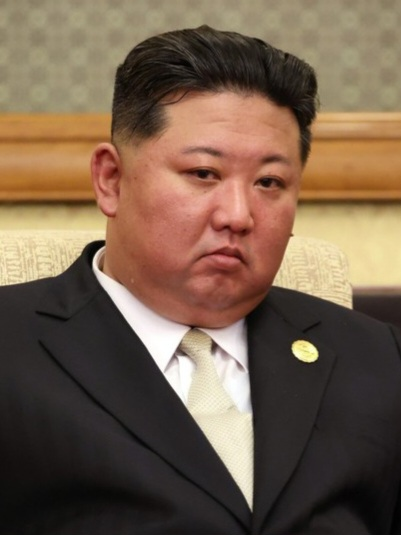
#> input picture Lecture8/image.png, 401 x 535 px
$ jupyter execute Recitation6.ipynb
#> lines starting #> are read from the running program, lines starting #| are printed output that depends on the picture; after the words box and inside, x2 and y2 are one past the last pixel; in counts of white or black regions, pixels touching at a corner belong together
# Recitation 6 - Problem 1

用 Godunov / upwind 有限体积法求解 Burgers 方程的 Riemann 问题：

\[
u_t + u u_x = 0, \qquad
u(x,0)=
\begin{cases}
A, & x<0,\\
B, & x>0.
\end{cases}
\]

本 notebook 完成的内容：

1. 将方程写成守恒形式；
2. 实现 Godunov 数值通量并求数值解；
3. 比较 shock (`A>B`) 与 rarefaction (`A<B`) 两种情形的数值解和精确解；
4. 给出时空图与 `L^1` 误差收敛结果，并总结观察。

## 1. 守恒形式与精确解

Burgers 方程可以写成守恒形式

\[
u_t + f(u)_x = 0, \qquad f(u)=\frac{u^2}{2}.
\]

对局部 Riemann 问题，Godunov 通量为

\[
F(u_L,u_R)=
\begin{cases}
f(u_L), & u_L>u_R,\ \frac{u_L+u_R}{2}\ge 0,\\
f(u_R), & u_L>u_R,\ \frac{u_L+u_R}{2}< 0,\\
f(u_L), & u_L\le u_R,\ u_L\ge 0,\\
f(u_R), & u_L\le u_R,\ u_R\le 0,\\
0, & u_L < 0 < u_R.
\end{cases}
\]

对本题的 Riemann 初值，精确解可写成更熟悉的分段形式：

- 若 `A > B`，形成 shock，传播速度
  \[
  s=\frac{f(A)-f(B)}{A-B}=\frac{A+B}{2},
  \]
  因而
  \[
  u(x,t)=
  \begin{cases}
  A,& x<st,\\
  B,& x>st.
  \end{cases}
  \]
- 若 `A < B`，形成 rarefaction fan，
  \[
  u(x,t)=
  \begin{cases}
  A,& x<At,\\
  x/t,& At\le x\le Bt,\\
  B,& x>Bt.
  \end{cases}
  \]

下面直接实现数值格式。

[cell 1]
import numpy as np
import matplotlib.pyplot as plt

plt.rcParams["figure.dpi"] = 140
plt.rcParams["axes.grid"] = True
plt.rcParams["axes.spines.top"] = False
plt.rcParams["axes.spines.right"] = False


def physical_flux(u):
    return 0.5 * u**2


def godunov_flux(uL, uR):
    """Vectorized Godunov flux for Burgers' equation."""
    uL = np.asarray(uL, dtype=float)
    uR = np.asarray(uR, dtype=float)

    shock = uL > uR
    shock_speed = 0.5 * (uL + uR)
    flux_shock = np.where(shock_speed >= 0.0, physical_flux(uL), physical_flux(uR))

    flux_rare = np.where(
        uL >= 0.0,
        physical_flux(uL),
        np.where(uR <= 0.0, physical_flux(uR), 0.0),
    )

    return np.where(shock, flux_shock, flux_rare)


def exact_solution(x, t, A, B):
    x = np.asarray(x, dtype=float)
    if t <= 0:
        return np.where(x < 0.0, A, B).astype(float)

    if A > B:
        s = 0.5 * (A + B)
        return np.where(x < s * t, A, B).astype(float)

    out = np.empty_like(x)
    out[x < A * t] = A
    out[x > B * t] = B
    mask = (x >= A * t) & (x <= B * t)
    out[mask] = x[mask] / t
    return out


def solve_riemann(
    A,
    B,
    N=400,
    xlim=(-2.0, 2.0),
    t_final=0.5,
    CFL=0.9,
    store_history=False,
    history_stride=5,
):
    xmin, xmax = xlim
    dx = (xmax - xmin) / N
    x = xmin + (np.arange(N) + 0.5) * dx
    u = np.where(x < 0.0, A, B).astype(float)
    t = 0.0

    history = [u.copy()] if store_history else None
    times = [t] if store_history else None

    step_count = 0
    while t < t_final - 1e-14:
        max_speed = max(np.max(np.abs(u)), 1e-12)
        dt = min(CFL * dx / max_speed, t_final - t)

        u_ext = np.concatenate(([A], u, [B]))
        F = godunov_flux(u_ext[:-1], u_ext[1:])
        u = u - dt / dx * (F[1:] - F[:-1])

        t += dt
        step_count += 1

        if store_history and (step_count % history_stride == 0 or t >= t_final - 1e-14):
            history.append(u.copy())
            times.append(t)

    result = {"x": x, "u": u, "t": t, "dx": dx}
    if store_history:
        result["history"] = np.array(history)
        result["times"] = np.array(times)
    return result


def l1_error(x, u_num, t, A, B):
    dx = x[1] - x[0]
    u_ex = exact_solution(x, t, A, B)
    return dx * np.sum(np.abs(u_num - u_ex))

[cell 2]
cases = [
    (2.0, 0.0, "Shock: A=2, B=0"),
    (0.0, 2.0, "Rarefaction: A=0, B=2"),
]

fig, axes = plt.subplots(1, 2, figsize=(12, 4.2), constrained_layout=True)

for ax, (A, B, title) in zip(axes, cases):
    sol = solve_riemann(A, B, N=400, t_final=0.5, CFL=0.9)
    x, u_num, t = sol["x"], sol["u"], sol["t"]
    u_ex = exact_solution(x, t, A, B)
    err = l1_error(x, u_num, t, A, B)

    ax.plot(x, u_num, lw=2.2, label="Numerical")
    ax.plot(x, u_ex, "k--", lw=2.0, label="Exact")
    ax.set_title(f"{title}\n$L^1$ error = {err:.4e}")
    ax.set_xlabel("x")
    ax.set_ylabel("u(x,t)")
    ax.legend()

plt.show()

[cell 3]
fig, axes = plt.subplots(1, 2, figsize=(12, 4.4), constrained_layout=True)

for ax, (A, B, title) in zip(axes, cases):
    sol = solve_riemann(
        A,
        B,
        N=320,
        t_final=0.8,
        CFL=0.9,
        store_history=True,
        history_stride=2,
    )
    x = sol["x"]
    times = sol["times"]
    history = sol["history"]

    im = ax.imshow(
        history,
        extent=[x[0], x[-1], times[0], times[-1]],
        aspect="auto",
        origin="lower",
        cmap="viridis",
    )
    ax.set_title(title)
    ax.set_xlabel("x")
    ax.set_ylabel("t")

    if A > B:
        ax.plot(0.5 * (A + B) * times, times, "r--", lw=2, label="exact shock path")
    else:
        ax.plot(A * times, times, "r--", lw=2, label="x = At")
        ax.plot(B * times, times, "w--", lw=2, label="x = Bt")
    ax.legend(loc="upper left")
    fig.colorbar(im, ax=ax, shrink=0.9, label="u")

plt.show()

[cell 4]
def convergence_data(A, B, Ns=(50, 100, 200, 400, 800), t_final=0.5):
    dxs = []
    errors = []
    for N in Ns:
        sol = solve_riemann(A, B, N=N, t_final=t_final, CFL=0.9)
        dxs.append(sol["dx"])
        errors.append(l1_error(sol["x"], sol["u"], sol["t"], A, B))
    dxs = np.array(dxs)
    errors = np.array(errors)
    order = np.polyfit(np.log(dxs), np.log(errors), 1)[0]
    return dxs, errors, order


fig, axes = plt.subplots(1, 2, figsize=(12, 4), constrained_layout=True)

for ax, (A, B, title) in zip(axes, cases):
    dxs, errors, order = convergence_data(A, B)
    ax.loglog(dxs, errors, "o-", lw=2, label="Numerical error")
    ax.loglog(dxs, errors[0] * (dxs / dxs[0]), "k--", label="O(dx) reference")
    ax.set_title(f"{title}\nobserved order = {order:.3f}")
    ax.set_xlabel("$\\Delta x$")
    ax.set_ylabel("$L^1$ error")
    ax.invert_xaxis()
    ax.legend()

plt.show()
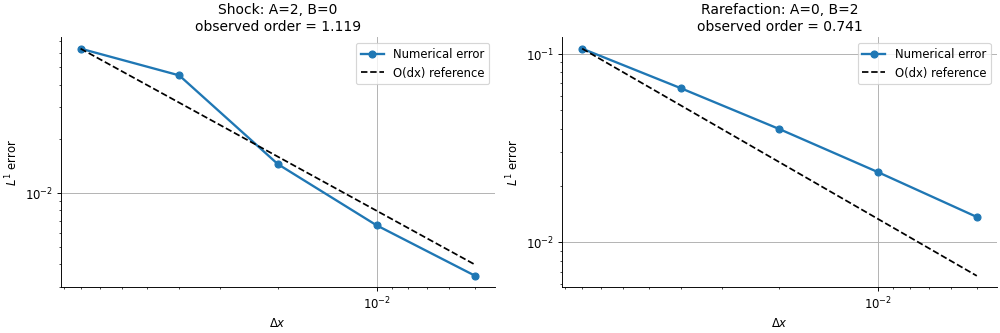
#> figure drawn by matplotlib, 2 panels

## 2. 结果观察

### Shock (`A > B`)

- 数值解能够给出正确的 shock 传播方向与传播速度，位置与理论直线 `x = ((A+B)/2)t` 一致；
- 但间断不会保持成一条“竖直跳变”，而是被摊成若干个网格宽度，这就是一阶 Godunov 格式的**数值耗散**；
- 整体没有出现明显的非物理振荡，这与 Godunov 格式的单调性一致。

### Rarefaction (`A < B`)

- 数值解能够自动选择熵解，形成近似的 rarefaction fan；
- 扇形内部的线性轮廓 `u=x/t` 能够被较好恢复，但左右边界 `x=At`、`x=Bt` 同样会被轻微抹平；
- 与 shock 情形相比，这里的误差主要表现为平滑区域的轻微扩散，而不是间断层的展宽。

### 收敛性

- `L^1` 误差对 `\Delta x` 的双对数图斜率接近 1；
- 这说明该 Godunov 有限体积格式在本题中表现出**一阶收敛**；
- 在含间断的 shock 情形下，误差常数更大，但整体阶数仍接近一阶。

## 3. 结论

对 Burgers 方程的 Riemann 问题，Godunov/upwind 有限体积法能稳定地捕捉：

- shock 的正确传播速度；
- rarefaction fan 的正确熵解结构。

它的主要缺点是一阶格式带来的数值耗散，因此 shock 会被抹宽，rarefaction 的边界也会被平滑。

# Problem 4 - Poisson Equation Again

考虑

\[
-u''(x)=1,\qquad x\in(0,1),\qquad u'(0)=0,\quad u(1)=0.
\]

精确解为

\[
u(x)=\frac{1-x^2}{2}.
\]

对满足 `v(1)=0` 的测试函数做分部积分，可得弱形式：

\[
\int_0^1 u'(x)v'(x)\,dx=\int_0^1 v(x)\,dx.
\]

这里 `x=0` 处的 Neumann 条件是自然边界条件，因此只需要在 `x=1` 处施加 Dirichlet 约束。

本题分别使用两类有限元空间：

1. 仅使用 hat basis functions；
2. 在每个单元上额外加入一个 midpoint bubble basis function。

下面直接搭建两种离散系统，并完成题目的 `a) b) c)`。

[cell 5]
import numpy as np
import matplotlib.pyplot as plt


def exact_u_p4(x):
    x = np.asarray(x, dtype=float)
    return 0.5 * (1.0 - x**2)


def solve_hat_fem(N):
    """Linear FEM on a uniform mesh with N elements.

    Unknown nodal values are u(x_0), ..., u(x_{N-1}); x_N=1 is fixed by Dirichlet BC.
    """
#> called with N = 3
    h = 1.0 / N
    K = np.zeros((N, N))
    F = np.zeros(N)

    ke = (1.0 / h) * np.array([[1.0, -1.0], [-1.0, 1.0]])
    fe = h * np.array([0.5, 0.5])

    for e in range(N):
        nodes = [e, e + 1]
        for a, A in enumerate(nodes):
            if A == N:
                continue
            F[A] += fe[a]
            for b, B in enumerate(nodes):
                if B == N:
                    continue
                K[A, B] += ke[a, b]

    u_free = np.linalg.solve(K, F)
    nodes = np.linspace(0.0, 1.0, N + 1)
    u_nodes = np.concatenate([u_free, [0.0]])
    return nodes, u_nodes


def solve_enriched_fem(N):
    """Quadratic enrichment: [left hat, bubble, right hat] on each element."""
#> called with N = 3
    h = 1.0 / N
    n_node_dofs = N
    n_bubble_dofs = N
    ndof = n_node_dofs + n_bubble_dofs

    K = np.zeros((ndof, ndof))
    F = np.zeros(ndof)

    # Local basis on [0,1]:
    # phi_L = 1-xi, psi = 4*xi*(1-xi), phi_R = xi
    ke = (1.0 / h) * np.array(
        [
            [1.0, 0.0, -1.0],
            [0.0, 16.0 / 3.0, 0.0],
            [-1.0, 0.0, 1.0],
        ]
    )
    fe = h * np.array([0.5, 2.0 / 3.0, 0.5])

    def node_id(i):
        return i

    def bubble_id(e):
        return n_node_dofs + e

    for e in range(N):
        local_to_global = [node_id(e), bubble_id(e), None if e + 1 == N else node_id(e + 1)]
        for a, A in enumerate(local_to_global):
            if A is None:
                continue
            F[A] += fe[a]
            for b, B in enumerate(local_to_global):
                if B is None:
                    continue
                K[A, B] += ke[a, b]

    coeff = np.linalg.solve(K, F)
    nodes = np.linspace(0.0, 1.0, N + 1)
    nodal = np.concatenate([coeff[:n_node_dofs], [0.0]])
    bubble = coeff[n_node_dofs:]
    return nodes, nodal, bubble


def eval_hat_solution(x, nodes, u_nodes):
    x = np.asarray(x, dtype=float)
    out = np.zeros_like(x)
    N = len(nodes) - 1
    for e in range(N):
        xl, xr = nodes[e], nodes[e + 1]
        mask = (x >= xl) & ((x <= xr) if e == N - 1 else (x < xr))
        xi = (x[mask] - xl) / (xr - xl)
        out[mask] = u_nodes[e] * (1.0 - xi) + u_nodes[e + 1] * xi
    return out


def eval_enriched_solution(x, nodes, u_nodes, bubble):
    x = np.asarray(x, dtype=float)
    out = np.zeros_like(x)
    N = len(nodes) - 1
    for e in range(N):
        xl, xr = nodes[e], nodes[e + 1]
        mask = (x >= xl) & ((x <= xr) if e == N - 1 else (x < xr))
        xi = (x[mask] - xl) / (xr - xl)
        out[mask] = (
            u_nodes[e] * (1.0 - xi)
            + u_nodes[e + 1] * xi
            + bubble[e] * 4.0 * xi * (1.0 - xi)
        )
    return out

[cell 6]
# Part (a): the original 3-element mesh
N = 3
nodes_hat, u_hat = solve_hat_fem(N)
nodes_en, u_en, bubble_en = solve_enriched_fem(N)

x_plot = np.linspace(0.0, 1.0, 800)
u_exact_plot = exact_u_p4(x_plot)
u_hat_plot = eval_hat_solution(x_plot, nodes_hat, u_hat)
u_en_plot = eval_enriched_solution(x_plot, nodes_en, u_en, bubble_en)

print("N = 3")
print("nodes           =", nodes_en)
print("hat nodal DOFs  =", u_hat)
print("enriched nodal  =", u_en)
print("bubble DOFs     =", bubble_en)
print("exact nodal     =", exact_u_p4(nodes_en))
print("max |u - u_hat| on dense grid      =", np.max(np.abs(u_exact_plot - u_hat_plot)))
print("max |u - u_enriched| on dense grid =", np.max(np.abs(u_exact_plot - u_en_plot)))

plt.figure(figsize=(8, 4.5))
plt.plot(x_plot, u_exact_plot, "k-", lw=2.5, label="Exact")
plt.plot(x_plot, u_hat_plot, lw=2.0, label="Hat only")
plt.plot(x_plot, u_en_plot, "--", lw=2.0, label="Hat + bubble")
plt.scatter(nodes_en, exact_u_p4(nodes_en), color="k", s=24, zorder=4, label="Nodes")
plt.xlabel("x")
plt.ylabel("u(x)")
plt.title("Problem 4(a): N=3 elements")
plt.legend()
plt.show()
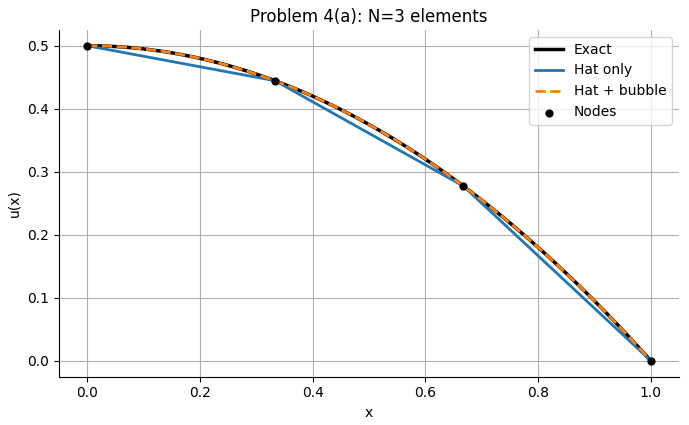
#> figure drawn by matplotlib, 1 panel; curve peaks at x = 0, y = 0.5; curve peaks at x = 0, y = 0.5; curve peaks at x = 0, y = 0.5

[cell 7]
# Parts (b) and (c): error comparison for N = 4, 8, 16, 32, 64
Ns = np.array([4, 8, 16, 32, 64])
hs = 1.0 / Ns

max_err_hat = []
max_err_enriched = []
nodelinf_hat = []
nodelinf_enriched = []

for N in Ns:
    nodes_hat, u_hat = solve_hat_fem(N)
    nodes_en, u_en, bubble_en = solve_enriched_fem(N)

    x_dense = np.linspace(0.0, 1.0, 4001)
    err_hat = np.max(np.abs(exact_u_p4(x_dense) - eval_hat_solution(x_dense, nodes_hat, u_hat)))
    err_en = np.max(np.abs(exact_u_p4(x_dense) - eval_enriched_solution(x_dense, nodes_en, u_en, bubble_en)))

    max_err_hat.append(err_hat)
    max_err_enriched.append(err_en)
    nodelinf_hat.append(np.max(np.abs(exact_u_p4(nodes_hat) - u_hat)))
    nodelinf_enriched.append(np.max(np.abs(exact_u_p4(nodes_en) - u_en)))

max_err_hat = np.array(max_err_hat)
max_err_enriched = np.array(max_err_enriched)
nodelinf_hat = np.array(nodelinf_hat)
nodelinf_enriched = np.array(nodelinf_enriched)

print(f"{'N':>4} {'h':>10} {'max err hat':>16} {'max err enriched':>18} {'nodal err hat':>16} {'nodal err enriched':>20}")
for N, h, e1, e2, n1, n2 in zip(Ns, hs, max_err_hat, max_err_enriched, nodelinf_hat, nodelinf_enriched):
    print(f"{N:4d} {h:10.5f} {e1:16.8e} {e2:18.8e} {n1:16.8e} {n2:20.8e}")

order_hat = np.polyfit(np.log(hs), np.log(max_err_hat), 1)[0]
print(f"\nObserved order from full-domain max error (hat only): {order_hat:.3f}")
print("Nodal errors are zero up to roundoff for both spaces on this special problem.")

fig, axes = plt.subplots(1, 2, figsize=(12, 4.4), constrained_layout=True)

axes[0].loglog(hs, max_err_hat, "o-", lw=2, label="Hat only")
axes[0].loglog(hs, max_err_enriched + 1e-18, "s--", lw=2, label="Hat + bubble")
axes[0].loglog(hs, max_err_hat[0] * (hs / hs[0])**2, "k:", lw=2, label="$O(h^2)$ reference")
axes[0].invert_xaxis()
axes[0].set_xlabel("h")
axes[0].set_ylabel("sampled $L_\infty$ error on [0,1]")
axes[0].set_title("Full-domain max error")
axes[0].legend()

axes[1].semilogy(Ns, nodelinf_hat + 1e-18, "o-", lw=2, label="Hat only")
axes[1].semilogy(Ns, nodelinf_enriched + 1e-18, "s--", lw=2, label="Hat + bubble")
axes[1].set_xlabel("N")
axes[1].set_ylabel("nodal max error")
axes[1].set_title("Nodal error (machine precision)")
axes[1].legend()

plt.show()
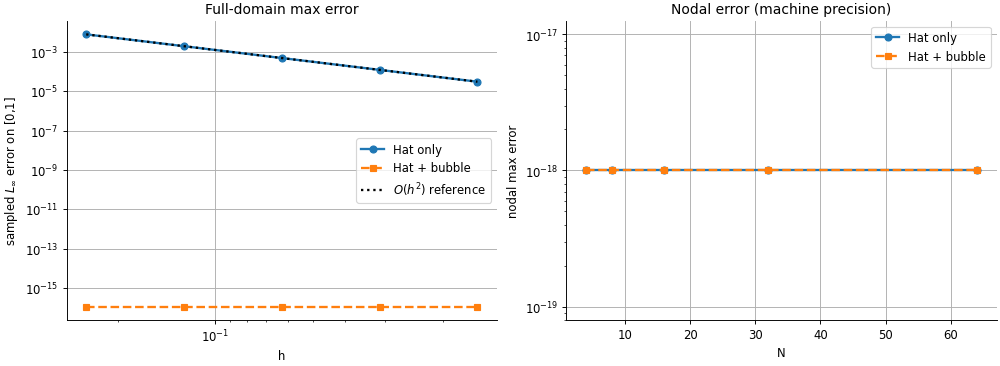
#> figure drawn by matplotlib, 2 panels

## Problem 4 Observations

### a) `N=3` enriched solution

- 只用 hat basis 时，有限元解是分段线性的；
- 加入每个单元上的 midpoint bubble 后，解在每个单元内变成分段二次；
- 对这道题，富集后的解与精确解在图上重合，误差只有浮点舍入量级；
- `N=3` 时三个 bubble 系数都等于 `1/72`，正好补上了每个单元内缺失的曲率。

### b) 不同网格数下的比较

- hat-only 解随着网格加密逐渐逼近精确解；
- hat + bubble 解在 `N=4,8,16,32,64` 上都几乎精确，因为精确解本身是二次多项式，而富集空间已经能逐单元精确表示这类函数；
- 因而在这道题里，bubble enrichment 不只是“更准确”，而是直接把误差降到了机器精度。

### c) 关于 `\|u-\hat u\|_\infty` 与阶数

- 若按题面中的**nodal error**理解，在所有网格上两种方法的节点值都与精确解一致，因此节点最大误差为 0（数值上是 roundoff level）；
- 若看更常用、也更有区分度的**全域最大误差**，hat-only 的误差满足 `O(h^2)`；
- 富集后的解对本题是“精确表示”，因此误差不再体现代数收敛，而是直接停在机器精度附近。

所以，这题最合理的结论是：

- hat basis only: 全域最大误差二阶；
- hat + bubble: 对该二次精确解达到机器精度；
- nodal error: 两种方法在本题上都呈现 superconvergent / exact nodal matching。

# Problem 6 - Heat Equation with a Grayscale Image Heat Source

在正方形区域 `\Omega=[-5,5]\times[-5,5]` 上考虑热方程

\[
u_t = \nu (u_{xx}+u_{yy}),\qquad \nu=0.2.
\]

边界与初值为：

- 外边界 `\partial\Omega` 固定温度 `u_L=1`；
- 把 `Lecture8/image.png` 映射为灰度图，并把灰度值线性映射到温度区间 `[u_L,u_H]=[1,10]`；
- 图像覆盖到区域内部后，整块图像区域作为**空间变温的固定热源**；
- 其余区域初值 `u(x,y,0)=u_L=1`。

下面保留题目的 `a) b)` 数值格式，同时把原先的 `THU` 多边形内部热源替换成灰度图热源。

## Problem 6(a): Five-Point Difference Formula

在网格点 `(x_i,y_j)` 处分别沿 `x,y` 做 Taylor 展开：

\[
u_{i+1,j}=u_{i,j}+u_x h_x+\frac12 u_{xx}h_x^2+\frac16 u_{xxx}h_x^3+O(h_x^4),
\]

\[
u_{i-1,j}=u_{i,j}-u_x h_x+\frac12 u_{xx}h_x^2-\frac16 u_{xxx}h_x^3+O(h_x^4).
\]

两式相加后得到

\[
u_{xx}(x_i,y_j)=\frac{u_{i+1,j}-2u_{i,j}+u_{i-1,j}}{h_x^2}+O(h_x^2).
\]

同理，

\[
u_{yy}(x_i,y_j)=\frac{u_{i,j+1}-2u_{i,j}+u_{i,j-1}}{h_y^2}+O(h_y^2).
\]

因此

\[
\nabla^2 u(x_i,y_j)
=
\frac{u_{i+1,j}-2u_{i,j}+u_{i-1,j}}{h_x^2}
+
\frac{u_{i,j+1}-2u_{i,j}+u_{i,j-1}}{h_y^2}
+ O(h_x^2+h_y^2),
\]

这就是二维 Laplacian 的五点差分格式。

[cell 8]
import numpy as np
import matplotlib.pyplot as plt
from pathlib import Path
from PIL import Image


def locate_problem6_image():
    candidates = [
        Path("image.png"),
        Path("Lecture8") / "image.png",
    ]
    for candidate in candidates:
        if candidate.exists():
            return candidate
    raise FileNotFoundError("Could not find image.png for Problem 6.")


def build_image_heat_source(
    L2=5.0,
    dx=0.1,
    dy=0.1,
    TL=1.0,
    TH=10.0,
    image_center=(0.0, 0.0),
    image_height=7.2,
):
    x = np.arange(-L2, L2 + 0.5 * dx, dx)
    y = np.arange(-L2, L2 + 0.5 * dy, dy)
    X, Y = np.meshgrid(x, y, indexing="ij")

    image_path = locate_problem6_image()
    gray = np.asarray(Image.open(image_path).convert("L"), dtype=float)
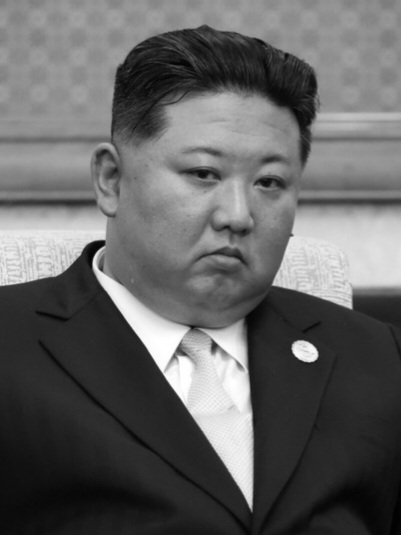
#> gray: shape (535, 401) float64; min 0, max 255, mean 98.9
    gray = (gray - gray.min()) / (gray.max() - gray.min() + 1e-12)

    img_h, img_w = gray.shape
    image_width = image_height * img_w / img_h
    cx, cy = image_center
    x0, x1 = cx - 0.5 * image_width, cx + 0.5 * image_width
    y0, y1 = cy - 0.5 * image_height, cy + 0.5 * image_height

    u = (X - x0) / (x1 - x0)
    v = (Y - y0) / (y1 - y0)
    source_mask = (u >= 0.0) & (u <= 1.0) & (v >= 0.0) & (v <= 1.0)

    cols = np.clip(np.round(u * (img_w - 1)).astype(int), 0, img_w - 1)
    rows = np.clip(np.round((1.0 - v) * (img_h - 1)).astype(int), 0, img_h - 1)

    source_temperature = np.full(X.shape, TL, dtype=float)
    source_temperature[source_mask] = TL + gray[rows[source_mask], cols[source_mask]] * (TH - TL)
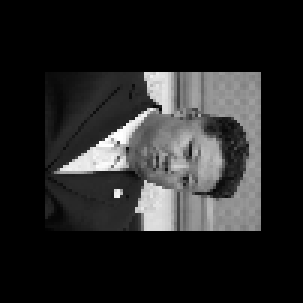
#> source_temperature: shape (101, 101) float64 (shown 3 times larger); min 1, max 10, mean 2.32; drawn with min black and max white

    boundary_mask = np.zeros_like(source_mask, dtype=bool)
    boundary_mask[[0, -1], :] = True
    boundary_mask[:, [0, -1]] = True
    free_mask = ~(boundary_mask | source_mask)

    return {
        "x": x,
        "y": y,
        "X": X,
        "Y": Y,
        "source_mask": source_mask,
        "source_temperature": source_temperature,
        "boundary_mask": boundary_mask,
        "free_mask": free_mask,
        "image_path": str(image_path),
    }


def simulate_problem6(
    L2=5.0,
    dx=0.1,
    dy=0.1,
    dt=0.01,
    t_final=1.0,
    nu=0.2,
    TL=1.0,
    TH=10.0,
    snapshot_times=(0.0, 0.2, 0.4, 0.6, 0.8, 1.0),
):
    stability_limit = 1.0 / (2.0 * nu * (1.0 / dx**2 + 1.0 / dy**2))
    if dt > stability_limit + 1e-14:
        raise ValueError(f"Unstable explicit step: dt={dt} > {stability_limit:.5f}")

    data = build_image_heat_source(L2=L2, dx=dx, dy=dy, TL=TL, TH=TH)
#> data = 9 items
    x = data["x"]
#> x = 101 values from -5 to 5
    y = data["y"]
#> y = 101 values from -5 to 5
    X = data["X"]
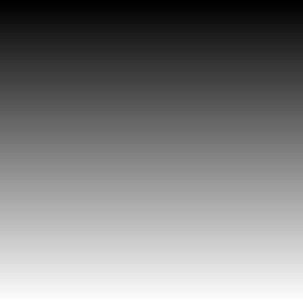
#> X: shape (101, 101) float64 (shown 3 times larger); min -5, max 5, mean -1.77e-14; drawn with min black and max white
    Y = data["Y"]
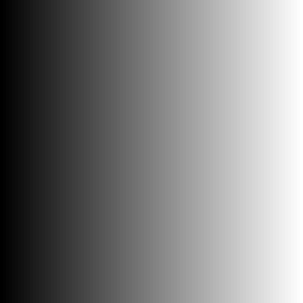
#> Y: shape (101, 101) float64 (shown 3 times larger); min -5, max 5, mean -1.78e-14; drawn with min black and max white
    source_mask = data["source_mask"]
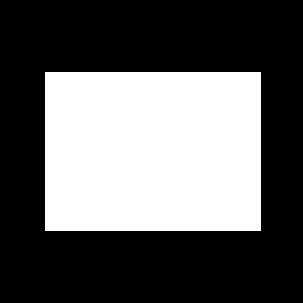
#> source_mask: shape (101, 101) bool (shown 3 times larger); 37.4% white; 1 white region, box (x1, y1, x2, y2) and area: (15, 24, 87, 77) 3816
    source_temperature = data["source_temperature"]
    boundary_mask = data["boundary_mask"]
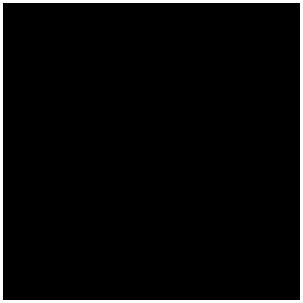
#> boundary_mask: shape (101, 101) bool (shown 3 times larger); 3.9% white in thin lines or dots
    free_mask = data["free_mask"]
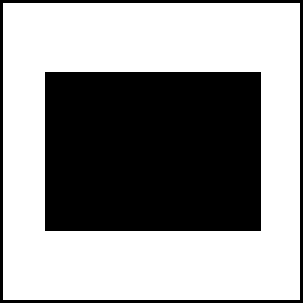
#> free_mask: shape (101, 101) bool (shown 3 times larger); 58.7% white; 2 black regions, box (x1, y1, x2, y2) and area: (15, 24, 87, 77) 3816, (0, 0, 101, 101) 400

    T = np.full(X.shape, TL, dtype=float)
    T[source_mask] = source_temperature[source_mask]

    snapshots = {0.0: T.copy()}
    n_steps = int(round(t_final / dt))
    snapshot_steps = {int(round(t / dt)): t for t in snapshot_times}

    for step in range(1, n_steps + 1):
        T_new = T.copy()

        lap = (
            (T[2:, 1:-1] - 2.0 * T[1:-1, 1:-1] + T[:-2, 1:-1]) / dx**2
            + (T[1:-1, 2:] - 2.0 * T[1:-1, 1:-1] + T[1:-1, :-2]) / dy**2
        )

        interior_free = free_mask[1:-1, 1:-1]
        T_new[1:-1, 1:-1][interior_free] = T[1:-1, 1:-1][interior_free] + nu * dt * lap[interior_free]

        T_new[boundary_mask] = TL
        T_new[source_mask] = source_temperature[source_mask]
        T = T_new

        if step in snapshot_steps:
            snapshots[snapshot_steps[step]] = T.copy()
#> (the rest of the program and of its run is left out)
